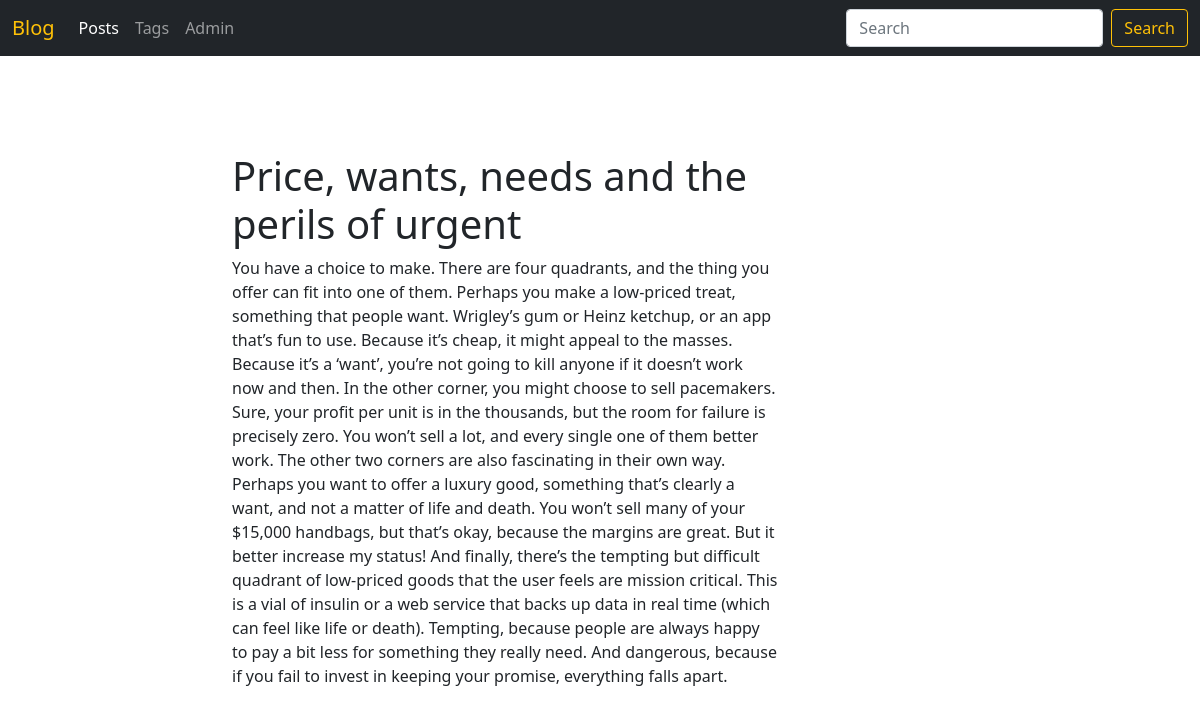
The app's page /blog/post/price-wants-needs-perils-of-urgent/ with its own data.
### blog/models.py (models this page shows, shortened)
class Post(models.Model):
    title = models.CharField(max_length=150, db_index=True)
    slug = models.SlugField(max_length=150, blank=True, unique=True)
    body = models.TextField(blank=True, db_index=True)
    date_pub = models.DateTimeField(auto_now_add=True)
    tags = models.ManyToManyField('tag', blank=True, related_name='posts')
    class Meta:
        ordering = ['-date_pub']

### blog/views.py (the view)
# urls.py: path('post/<str:slug>/', PostDetail.as_view(), name='post_detail'),
class PostDetail(ObjectDetailMixin, View):
    model = Post
    template = 'blog/post/post_detail.html'

### blog/utils.py (called while the page is built)
    def get(self, request, slug):
        obj = get_object_or_404(self.model, slug__iexact=slug)
        return render(request, self.template, {self.model.__name__.lower(): obj, 'admin_object': obj, 'detail': True})

### blog/templates/blog/post/post_detail.html (shortened to what this page needs)
{% extends 'blog/base_blog.html' %}
{% block content %}
    <h1 class="mt-5">{{ post.title }}</h1>
    <p>{{ post.body }}</p>
{% endblock %}

### records on screen
Post: title "Price, wants, needs and the perils of urgent", body "You have a choice to make. There are four quadrants, and the thing you offer can fit into one of them. Perhaps you make a low-priced treat, something that people want. Wrigley’s gum or Heinz ketchup, or an app that’s fun to use. Because it’s cheap, it might appeal to the masses. Because it’s a ‘want’, you’re not going to kill anyone if it doesn’t work now and then. In the other corner, you might choose to sell pacemakers. Sure, your profit per unit is in the thousands, but the room for failure is precisely zero. You won’t sell a lot, and every single one of them better work. The other two corners are also fascinating in their own way. Perhaps you want to offer a luxury good, something…"
